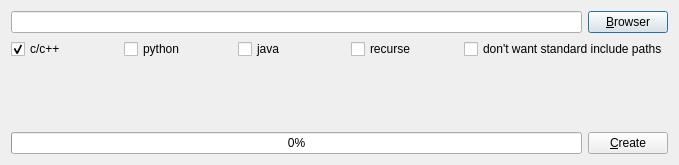
<?xml version="1.0" encoding="UTF-8"?>
<ui version="4.0">
 <class>Dialog</class>
 <widget class="QDialog" name="Dialog">
  <property name="geometry">
   <rect>
    <x>0</x>
    <y>0</y>
    <width>679</width>
    <height>165</height>
   </rect>
  </property>
  <property name="windowTitle">
   <string>Dialog</string>
  </property>
  <layout class="QGridLayout" name="gridLayout">
   <item row="0" column="0">
    <layout class="QHBoxLayout" name="horizontalLayout">
     <item>
      <widget class="QLineEdit" name="lePath"/>
     </item>
     <item>
      <widget class="QPushButton" name="btnBrowser">
       <property name="text">
        <string>&amp;Browser</string>
       </property>
      </widget>
     </item>
    </layout>
   </item>
   <item row="1" column="0">
    <layout class="QHBoxLayout" name="horizontalLayout_2">
     <item>
      <widget class="QCheckBox" name="cbCPP">
       <property name="text">
        <string>c/c++</string>
       </property>
       <property name="checked">
        <bool>true</bool>
       </property>
      </widget>
     </item>
     <item>
      <widget class="QCheckBox" name="cbPython">
       <property name="text">
        <string>python</string>
       </property>
      </widget>
     </item>
     <item>
      <widget class="QCheckBox" name="cbJava">
       <property name="text">
        <string>java</string>
       </property>
      </widget>
     </item>
     <item>
      <widget class="QCheckBox" name="cbRecurse">
       <property name="text">
        <string>recurse</string>
       </property>
      </widget>
     </item>
     <item>
      <widget class="QCheckBox" name="cbKernel">
       <property name="text">
        <string>don't want standard include paths</string>
       </property>
      </widget>
     </item>
    </layout>
   </item>
   <item row="3" column="0">
    <layout class="QHBoxLayout" name="horizontalLayout_3">
     <item>
      <widget class="QProgressBar" name="progressBar">
       <property name="sizePolicy">
        <sizepolicy hsizetype="Expanding" vsizetype="Fixed">
         <horstretch>0</horstretch>
         <verstretch>0</verstretch>
        </sizepolicy>
       </property>
       <property name="value">
        <number>0</number>
       </property>
      </widget>
     </item>
     <item>
      <widget class="QPushButton" name="btnCreate">
       <property name="text">
        <string>&amp;Create</string>
       </property>
      </widget>
     </item>
    </layout>
   </item>
   <item row="2" column="0">
    <spacer name="verticalSpacer">
     <property name="orientation">
      <enum>Qt::Vertical</enum>
     </property>
     <property name="sizeHint" stdset="0">
      <size>
       <width>20</width>
       <height>40</height>
      </size>
     </property>
    </spacer>
   </item>
  </layout>
 </widget>
 <layoutdefault spacing="6" margin="11"/>
 <resources/>
 <connections/>
</ui>
